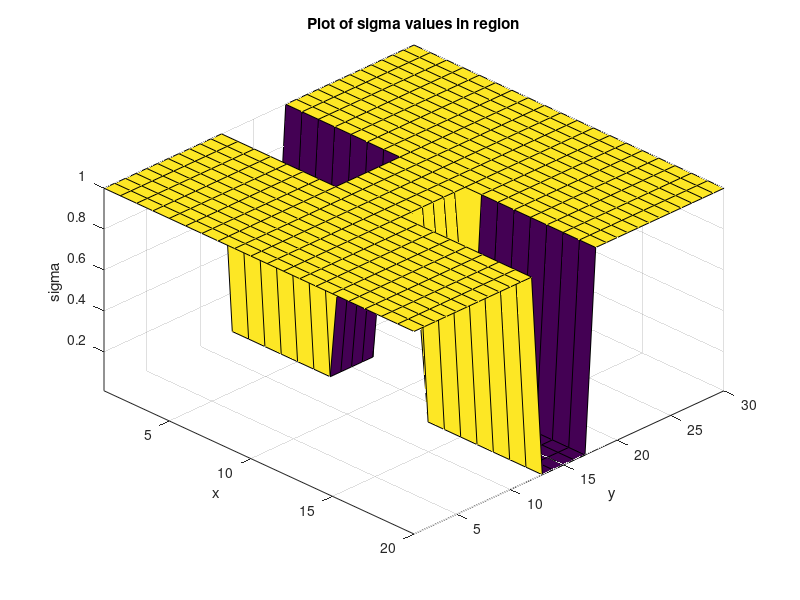
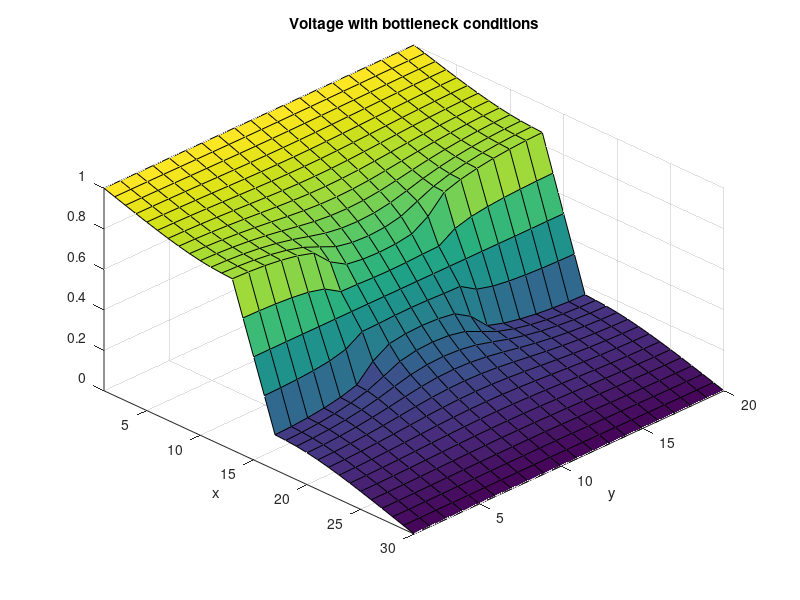
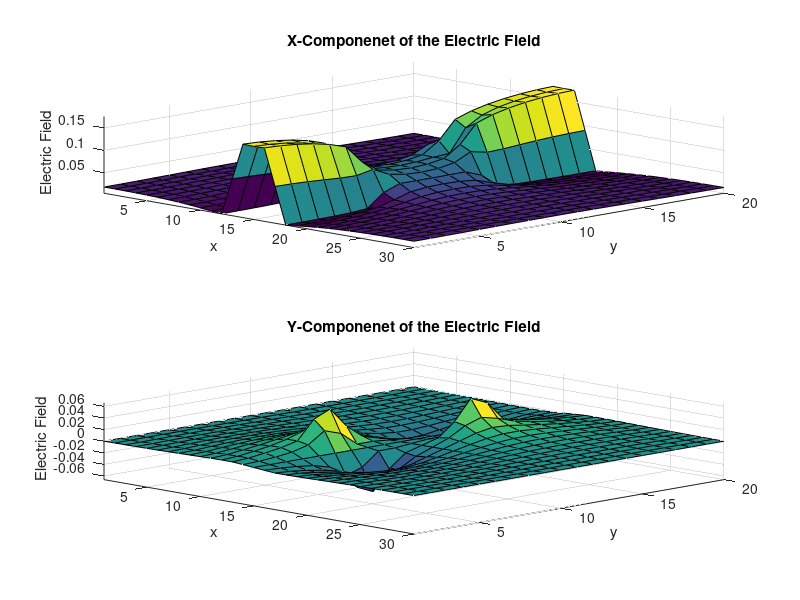
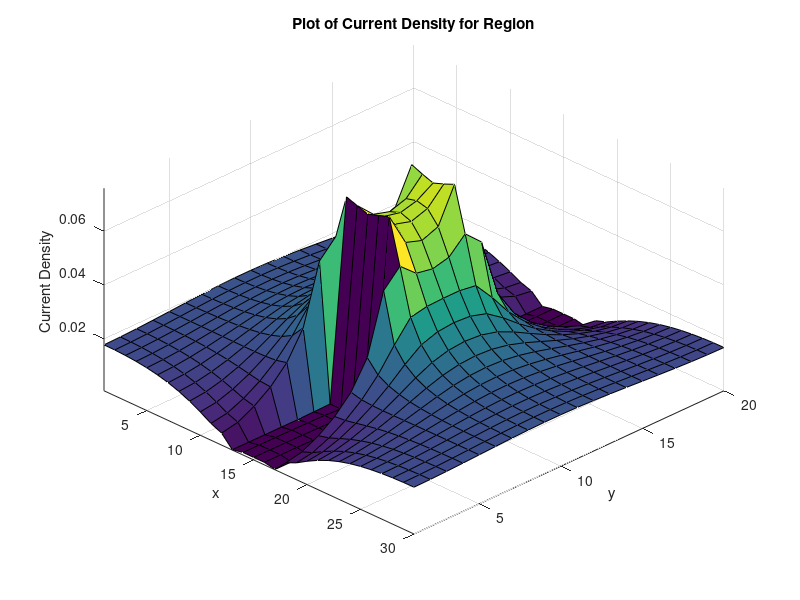

Recreate these plots in MATLAB, in order.
%% Assignment 2 Finite Difference Method
% Part 2a

clear all;
close all;
set(0,'DefaultFigureWindowStyle','docked');

%%
% set the size of the region being used

L = 3;
W = 2;

% Set Vo arbitrarily to 1
Vo = 1;

% Set the spacing for the mesh and the number of nodes total based on
% region size
dx = 0.1;
dy = 0.1;
nx = L/dx;
ny = W/dy;

% There are two sigma values for different regions
sig1 = 1;
sig2 = 10^-2;
sigs = zeros(nx,ny);

% We need to set the 'bottleneck' by creating two boxes in the region
boxes = [nx*2/5 nx*3/5 ny*2/5 ny*3/5];

% We need to set the signma values for the full region, giving different
% sigma values to the boxes
for i = 1:nx
    for j = 1:ny
        if i > boxes(1) && i < boxes(2) && (j < boxes(3) || j > boxes(4))
            sigs(i,j) = sig2;
        else
            sigs(i,j) = sig1;
        end
    end
end

%%
% The G matrix is formed using the number of points calculated above
G = zeros(nx*ny);
% Gb = zeros(nx*ny,nx*ny);

% Now we generate the F matrix
F = zeros(1,nx*ny);
% Fb = zeros(nx*ny,1);

for i=1:nx
    for j=1:ny
        % set up the mapping variables
        n = j+(i-1)*ny;
        nxp = j+i*ny;
        nxm = j+(i-2)*ny;
        nyp = j+1+(i-1)*ny;
        nym = j-1+(i-1)*ny;
        
        if i == 1
            G(n,:) = 0;
            G(n,n) = 1;
            F(n) = 1;
        elseif i == nx
            G(n,:) = 0;
            G(n,n) = 1;
            F(n) = 0;
        elseif j == 1
            G(n,nxp) = (sigs(i+1,j) + sigs(i,j))/2;
            G(n,nxm) = (sigs(i-1,j) + sigs(i,j))/2;
            G(n,nyp) = (sigs(i,j+1) + sigs(i,j))/2;
            G(n,n) = -(G(n,nxp) + G(n,nxm) + G(n,nyp));
        elseif j == ny
            G(n,nxp) = (sigs(i+1,j) + sigs(i,j))/2;
            G(n,nxm) = (sigs(i-1,j) + sigs(i,j))/2;
            G(n,nym) = (sigs(i,j-1) + sigs(i,j))/2;
            G(n,n) = -(G(n,nxp) + G(n,nxm) + G(n,nym));
        else
            G(n,nxp) = (sigs(i+1,j) + sigs(i,j))/2;
            G(n,nxm) = (sigs(i-1,j) + sigs(i,j))/2;
            G(n,nyp) = (sigs(i,j+1) + sigs(i,j))/2;
            G(n,nym) = (sigs(i,j-1) + sigs(i,j))/2;
            G(n,n) = -(G(n,nxp) + G(n,nxm) + G(n,nyp) + G(n,nym));
        end
    end
end

% plot the sigma for the full region
figure(1)
surf(sigs);
xlabel('x');
ylabel('y');
zlabel('sigma');
title('Plot of sigma values in region');
axis tight
set(gca,'View', [45 45]);

% Now that the matricies are set up, the solution can be found
V = G\F';
% Vb = Gb\Fb;
S = zeros(ny,nx,1);
% Sb = zeros(nx,ny,1);

for i = 1:nx
    for j = 1:ny
        n = j+(i-1)*ny;
        S(j,i) = V(n);
    end
end

figure(2);
surf(S);
axis tight
xlabel('x');
ylabel('y');
title('Voltage with bottleneck conditions');
set(gca,'View', [45 45]);

% we plot the electric field by taking the gradient of the voltages
[ex ey] = gradient(S);

figure(3)
subplot(2,1,1);
surf(-ex)
axis tight
xlabel('x');
ylabel('y');
zlabel('Electric Field');
title('X-Componenet of the Electric Field');
set(gca,'View', [45 45]);

subplot(2,1,2);
surf(-ey)
axis tight
xlabel('x');
ylabel('y');
zlabel('Electric Field');
title('Y-Componenet of the Electric Field');
set(gca,'View', [45 45]);

% The current density is plotted using the sigma values along with the
% electric fields
Jx = sigs'.*ex;
Jy = sigs'.*ey;
J = sqrt(Jx.^2 + Jy.^2);
figure(4)
surf(J)
axis tight
xlabel('x');
ylabel('y');
zlabel('Current Density');
title('Plot of Current Density for Region');
set(gca,'View', [45 45]);
